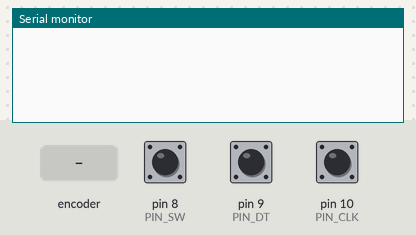
This sketch was run on a simulated Arduino Uno, built with avr-gcc and run on an emulated ATmega328P. Shown: the last lines printed to the serial monitor. Inputs (shaded band) come from the test bench; at power-on: pin 8 (PIN_SW) HIGH, pin 9 (PIN_DT) HIGH, pin 10 (PIN_CLK) HIGH.

Above: at 1.2 s.
1.3 s: rotary encoder on pin 10 (PIN_CLK) / pin 9 (PIN_DT) turned 1 step (first pin leading)
At 2.6 s:
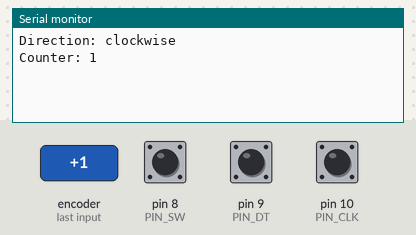
3.0 s: pin 8 (PIN_SW) pulled LOW for 0.15 s
At 3.8 s:
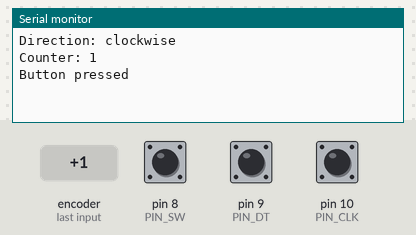
4.6 s: rotary encoder on pin 10 (PIN_CLK) / pin 9 (PIN_DT) turned 2 steps (second pin leading)
At 5.5 s:
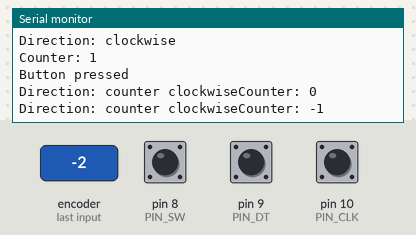

The sketch:

KY040_example.ino
```cpp
#include <Arduino.h>
#include <KY040.h>

#define PIN_CLK 10                         // Указываем к какому выводу CLK энкодер подключен к Arduino
#define PIN_DT 9                          // Указываем к какому выводу DT энкодер подключен к Arduino
#define PIN_SW 8                          // Указываем к какому выводу SW энкодер подключен к Arduino

KY040 encoder(PIN_CLK, PIN_DT, PIN_SW);
int counter = 0;

void setup() {
  encoder.begin();
  Serial.begin(9600);
}

void loop() {
  KY040::RotateDirection dir = encoder.check_rotate_direction();
  switch(dir)
  {
    case KY040::RotateDirection::CLOCKWISE_ROTATE_DIRECTION:
    {
      counter++;
      Serial.println("Direction: clockwise");
    }
    break;
    case KY040::RotateDirection::COUNTER_CLOCKWISE_ROTATE_DIRECTION:
    {
      counter--;
      Serial.print("Direction: counter clockwise");

    }
    break;
    default:
    break;
  }

  if(dir != KY040::RotateDirection::NONE_ROTATE_DIRECTION)
  {
    Serial.print("Counter: ");
    Serial.println(counter);
  }

  KY040::ButtonState button = encoder.check_button_state();
  if(button == KY040::ButtonState::BUTTON_PRESSED)
  {
    Serial.println("Button pressed");
  }

  delay(1);

}
```

Measured:
- after the input at 1.3 s, the serial monitor: prints a new line after 0.05 s (image 1)
- after the input at 3.0 s, the serial monitor: prints a new line at once (image 2)
- after the input at 4.6 s, the serial monitor: prints a new line after 0.08 s (image 3)
